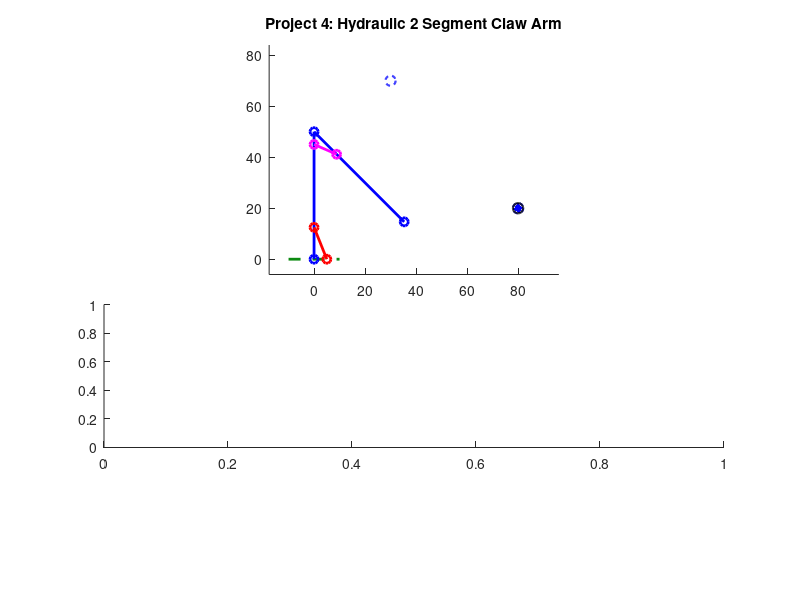

The MATLAB source for this figure: (Note: this script raises an error after producing the figure.)
function [] = mechanism_Beard_Hall(link1Lgth, link2Lgth, initX, initY, finalX, finalY, speed)

%% Function Description
%{
This function mechanism_Beard_Hall takes inputs 
______ and animates a
hydraulic robotic claw arm that can move an object.

linkLgth: the length of the 2 links
initX, initY: the initial x and y positions for the object to be moved
finalX, finalY: the position the object should be moved to.
speed: the animation speed, piston length change per second
%}

% to remove

%{
test cases that present odd behavior: 
mechanism_Beard_Hall(30, 40, 0, 10, 10, 40, 1)

%}




close all %closes any windows that are open still

% TODO remove before submission but these are placeholders so we can easily

if nargin < 4
        %linkLgth = 50;
        link1Lgth = 50;
        link2Lgth = 50;
        initX = 80;
        initY = 20;
        finalX = 30;
        finalY = 70;
        speed = 3;
    end

%TODO 
%{ 
TODO: add a paragraph explaining how to use the program, a 2 explaining 
how to use the program, along with any relevant background, such as how you
decided on any constant parameters (e.g. "we measured the link lengths from
this bench press on campus; see attached photo"). You may want some parameters
(e.g. some link lengths) to be input by the user, but you could provide default 
values. You get to decide.

Grades based off of:
- originality
- technical difficulty
- execution
- clarity of animation and how to use it
- good documentation

=======

%}

%=============================================================================
%% inputs and constraints

    % initX and initY, coordinates for the object to be moved from

    % finalX and finalY, coordinates for the object to be moved to

    % All coordinate inputs must fall within a semicircle with a radius of the arm's
    % maximum length, ie sum of hardcoded lengths for link 1 and link 2, and
    % both y coordinate inputs must be positive (might be a good idea to
    % have an offset equal to half the height of the movable object for
    % simple math)

%% plot elements:

    %{
    variable legend: 
    
    Given inputs: 
    initX, initY:   the initial x and y positions for the object to be moved
    finalX, finalY: the position the object should be moved to.
    speed:          the animation speed, rads/s of ___(whatever we consider the base link)____
   

    Defined within function:

    SCALAR  link1:  fixed length of link 1
    SCALAR  link2:  fixed length of link 2
    
    SCALAR  x0, y0: (fixed origin of link 1)
   
    ARRAY: x1, y1 (end of link 1, changing) 

    %}

% ground, both for the mechanism and maybe the lower limit of where the
% object can be moved to

% link 1, attached to ground

% link 2, attached to end of link 1, other end will be the bucket/claw/etc

% crank 1, input for link 1 angular position, slides along link 1 and is
% fixed to ground

% crank 2, input for link 2 angular position, slides along link 2 and is
% fixed to link 1

% movable object

% grabbing mechanism

% maybe some visual indicators of the initial and final positions (we could have pale dotted objects represent these positions and have the object itself in a brighter solid line colour)

%initialize fixed parameters
%link1Lgth = linkLgth;
%link1Lgth = 30;

%link2Lgth = 35;

%link1Lgth = linkLgth;
pst1Link1 = link1Lgth*0.25; %point where piston 1 attaches to link 1 mesaured from ground
pst1Grnd = link1Lgth*0.1; %point where piston 1 attaches to ground measured as distance from arm base/origin

%link2Lgth = linkLgth;
pst2Link2 = link2Lgth*0.25; %point where piston 2 attaches to link 2 measured along link 2 from elbow
pst2Link1 = link1Lgth*0.1; %point where piston 2 attaches to link 1 measured along link 1 from elbow

%% Compatibility checks
% PST2LINK1 WILL NEED TO BE SUBTRACTED FROM LINK 1 TO GET RIGHT LENGTH FOR THE PLOT

maxReach = link1Lgth + link2Lgth; %This length, as a diagonal, will be used to establish a square of acceptable coordinates?
minReach = abs(link2Lgth - link1Lgth);


if min([link1Lgth, link2Lgth]) < 0
        disp("Links must only have positive lengths")
        return
end

if (link2Lgth) > ((link1Lgth)*sqrt(2))
        disp("Increase the length of link 1 or decrease the length of link 2")
        return
end

if min([initX, initY, finalX, finalY]) < 0
        disp("Points must only have positive coordinates")
        return
end

if max([sqrt(initX^2 + initY^2) sqrt(finalX^2 + finalY^2)]) > maxReach %%split
    disp("points too far for grabbing range, please choose points closer to the origin, or adjust link lengths")
    return
end

if min([sqrt(initX^2 + initY^2) sqrt(finalX^2 + finalY^2)]) < minReach
    disp("Points out of grabbing range, please choose points further from the origin, or adjust link lengths.")
    %fprintf(min([sqrt(initX^2 + initY^2) sqrt(finalX^2 + finalY^2)]) ...)
    return
end



%% Arrays, hard coded default position assumes link 1 points straight up and link 2 is at 0 radians from + x axis
%% for the following 2 arrays, first index is the piston or link number, and the second index is the specific position
%% 1 = default position, 2 = initial position of object, 3 = final position


%% Angles needed for calculating piston lengths
linkAng = [pi/2, 0, 0; -pi/4, 0, 0];
%% Piston lengths associated with default, initial, and final positions
pstKeyFrames = [sqrt(pst1Grnd^2+pst1Link1^2-2*pst1Grnd*pst1Link1*cos(linkAng(1,1))),0,0; sqrt(pst2Link1^2+pst2Link2^2-2*pst2Link1*pst2Link2*cos(linkAng(2,1))),0,0];

%% Arrays to be filled with frame specific angle or length data based on 


%% interpolation between values contained in the arrays above
linkPlotAng = zeros(2,0); %link angles
pstPlotLgth = zeros(2,0); %piston lengths
pstPlotAng = zeros(2,0); %piston angles

% Arrays to be filled with coordinate data
% 1st row is x coords, 2nd row is y coords, column is frame
pst1End = zeros(2,0);
pst2Start = zeros(2,0);
pst2End = zeros(2,0);
link1End = zeros(2,0);
link2End = zeros(2,0);

%% position states and motion

%the origin (fixed side of link 1)
x0 = 0;
y0 = 0;

%link 1 initial coordinates
%x1(1) = x0; %TODO PLACEHOLDERS change to depend on angle
%y1(1) = y0 + link1Lgth;

%link 2 coordinates
%x2(1) = x1 + link2Lgth; %TODO PLACEHOLDERS change to depend on angle
%y2(1) = y1;

% initial, moving free end of link 2 from default position to init
% coordinates specified by user

% final, moving links 1 and 2 such that the arm moves smoothly between init
% and final coordinates in a way that is physically possible

% return to default position, go from final position back to default
% position

%% Calculating initial and final position data (CURRENTLY FOR 1ST QUADRANT ONLY)
%% initial position
    %Convert init coordinates to a position vector
    iPosLgth = hypot(initX, initY);
    iPosAng = atan2(initY, initX); %apparently Atan takes y first

    %Calculate link angles from triangle made with init position vector
    linkAng(1,2) = acos((link1Lgth^2 + iPosLgth^2 - link2Lgth^2)/(2*link1Lgth*iPosLgth)) + iPosAng;
    linkAng(2,2) = acos((link1Lgth^2 + link2Lgth^2 - iPosLgth^2)/(2*link1Lgth*link2Lgth));
    %Calculate piston lengths
    pstKeyFrames(1,2) = sqrt(pst1Grnd^2+pst1Link1^2-2*pst1Grnd*pst1Link1*cos(linkAng(1,2)));
    pstKeyFrames(2,2) = sqrt(pst2Link1^2+pst2Link2^2-2*pst2Link1*pst2Link2*cos(linkAng(2,2)));
    
    %superfluous but keeping around just in case
    %{
    %Get the angle of link 2 relative to the positive x axis for plotting
    lnk2PltAng(2) = (link1Ang(2) - 180) + link2Ang(2);
    %Calculate piston angles for plotting
    pst1PltAng(2) = asin((pst1Link1*sin(link1Ang(2)))/pst1KeyFrames(2));
    pst2PltAng(2) = (link1Ang(2) - asin((pst2Link2*sin(link2Ang(2)))/pst2KeyFrames(2))); %relative to positive x axis
    %}
    

%% final position
    %Convert init coordinates to a position vector
    fPosLgth = hypot(finalX, finalY);
    fPosAng = atan2(finalY, finalX);

    %Calculate link angles from triangle made with init position vector
    linkAng(1,3) = acos((link1Lgth^2 + fPosLgth^2 - link2Lgth^2)/(2*link1Lgth*fPosLgth)) + fPosAng;
    linkAng(2,3) = acos((link1Lgth^2 + link2Lgth^2 - fPosLgth^2)/(2*link1Lgth*link2Lgth));

    %Calculate piston lengths
    pstKeyFrames(1,3) = sqrt(pst1Grnd^2+pst1Link1^2-2*pst1Grnd*pst1Link1*cos(linkAng(1,3)));
    pstKeyFrames(2,3) = sqrt(pst2Link1^2+pst2Link2^2-2*pst2Link1*pst2Link2*cos(linkAng(2,3)));
    
    %superfluous but want to keep around just in case
    %{
    %Get the angle of link 2 relative to the positive x axis for plotting
    link2PltAng(3) = (link1Ang(3) - 180) + link2Ang(3);
    %Calculate piston angles for plotting
    pst1PltAng(3) = asin((pst1Link1*sin(link1Ang(3)))/pst1KeyFrames(3));
    pst2PltAng(3) = (link1Ang(3) - asin((pst2Link2*sin(link2Ang(3)))/pst2KeyFrames(2))); %relative to positive x axis
    %}
   
%% Creating frames for animation
    fps = 60; %frames per second [frames/second]
    pstFrameStep = speed/60; %piston length change per frame    



    %% defualt to initial

    %initialize the first frame for this motion
    pstPlotLgth(1,1) = pstKeyFrames(1,1);
    pstPlotLgth(2,1) = pstKeyFrames(2,1);

    %Calculate total required frames based on which piston needs more steps
    %to get into the new position
    diTotal = ceil(max(abs((pstKeyFrames(1,2) - pstKeyFrames(1,1))/pstFrameStep), abs((pstKeyFrames(2,2) - pstKeyFrames(2,1))/pstFrameStep)));
  
    %once for each piston
    for i = 1:2 
        %for tracking when pistons are done moving to the new position
        pstDone = false;
        %for determining whether to increase or decrease a piston
        if pstKeyFrames(i,1) < pstKeyFrames(i,2) %Increase the value if initial is greater than default position
            sign = 1;
        elseif pstKeyFrames(i,1) > pstKeyFrames(i,2) %decrease the value if initial is less than default position
            sign = -1;
        else
            sign = 0;
        end
        %for each frame in the current motion
        for j = 2:diTotal
            %If the current piston isn't in its final position
            if pstDone == false
                %change the position by the step size in the determined
                %direction
                pstPlotLgth(i,j) = pstPlotLgth(i,(j-1)) + pstFrameStep*sign;
            else
                %set the current frame to the same position as the last
                %frame
                pstPlotLgth(i,j) = pstPlotLgth(i,j-1);
            end
            %if current frame's position is within a step size of the
            %initial position
            if abs(pstPlotLgth(i,j) - pstKeyFrames(i,2)) < pstFrameStep %%this may have to do with the visual jumps

                %Stop moving this piston during this motion
                pstDone = true;
            end
        end
    end

    %% initial to final
    
    %Calculate total required frames based on which piston needs more steps
    %to get into the new position
    ifTotal = ceil(max(abs((pstKeyFrames(1,3) - pstKeyFrames(1,2))/pstFrameStep), abs((pstKeyFrames(2,3) - pstKeyFrames(2,2))/pstFrameStep)));

    %once for each piston
    for i = 1:2 
        %for tracking when pistons are done moving to the new position
        pstDone = false;
        %for determining whether to increase or decrease a piston
        if pstKeyFrames(i,2) < pstKeyFrames(i,3) %Increase the value if final is greater than initial position
            sign = 1;
        elseif pstKeyFrames(i,2) > pstKeyFrames(i,3) %decrease the value if final is less than initial position
            sign = -1;
        else
            sign = 0;
        end
        %for each frame in the current motion
        for j = (diTotal + 1):(diTotal + ifTotal)
            %If the current piston isn't in its final position
            if pstDone == false
                %change the position by the step size in the determined
                %direction
                pstPlotLgth(i,j) = pstPlotLgth(i,(j-1)) + pstFrameStep*sign;
            else
                %set the current frame to the same position as the last
                %frame
                pstPlotLgth(i,j) = pstPlotLgth(i,j-1);
            end
            %if current frame's position is within a step size of the
            %initial position
            if abs(pstPlotLgth(i,j) - pstKeyFrames(i,3)) < pstFrameStep
                %Stop moving this piston during this motion
                pstDone = true;
            end
        end
    end

    %% final back to default

    %Calculate total required frames based on which piston needs more steps
    %to get into the new position
    fdTotal = ceil(max(abs((pstKeyFrames(1,1) - pstKeyFrames(1,3))/pstFrameStep), abs((pstKeyFrames(2,1) - pstKeyFrames(2,3))/pstFrameStep)));
 
    %once for each piston
    for i = 1:2 
        %for tracking when pistons are done moving to the new position
        pstDone = false;
        %for determining whether to increase or decrease a piston
        if pstKeyFrames(i,3) < pstKeyFrames(i,1) %Increase the value if default is greater than final position
            sign = 1;
        elseif pstKeyFrames(i,3) > pstKeyFrames(i,1) %decrease the value if default is less than final position
            sign = -1;
        else
            sign = 0;
        end
        %for each frame in the current motion
        for j = (diTotal + ifTotal + 1):(diTotal + ifTotal + fdTotal)
            %If the current piston isn't in its final position
            if pstDone == false
                %change the position by the step size in the determined
                %direction
                pstPlotLgth(i,j) = pstPlotLgth(i,(j-1)) + pstFrameStep*sign;
            else
                %set the current frame to the same position as the last
                %frame
                pstPlotLgth(i,j) = pstPlotLgth(i,j-1);
            end
            %if current frame's position is within a step size of the
            %initial position
            if abs(pstPlotLgth(i,j) - pstKeyFrames(i,1)) < pstFrameStep
                %Stop moving this piston during this motion
                pstDone = true;
            end
        end
    end
    
    %Calculate angles of all plot elements relative to positive x axis for each
    %frame based on piston lengths
    for i = 1:length(pstPlotLgth)
        pstPlotAng(1,i) = pi - acos((pstPlotLgth(1,i)^2+pst1Grnd^2-pst1Link1^2)/(2*pstPlotLgth(1,i)*pst1Grnd));
        linkPlotAng(1,i) = acos((pst1Link1^2+pst1Grnd^2-pstPlotLgth(1,i)^2)/(2*pst1Link1*pst1Grnd));
        pstPlotAng(2,i) = linkPlotAng(1,i) - acos((pst2Link1^2+pstPlotLgth(2,i)^2-pst2Link2^2)/(2*pst2Link1*pstPlotLgth(2,i)));
        linkPlotAng(2,i) = (linkPlotAng(1,i) - pi) + acos((pst2Link1^2+pst2Link2^2-pstPlotLgth(2,i)^2)/(2*pst2Link1*pst2Link2));
    end

    %calculate per frame plot element coordinates
    for i = 1:length(pstPlotLgth)

        %coordinates of the end of link 1
        link1End(1,i) = link1Lgth*cos(linkPlotAng(1,i));
        link1End(2,i) = link1Lgth*sin(linkPlotAng(1,i));
        
        %coordinates of the end of link 2
        link2End(1,i) = link1Lgth*cos(linkPlotAng(1,i)) + link2Lgth*cos(linkPlotAng(2,i));
        link2End(2,i) = link1Lgth*sin(linkPlotAng(1,i)) + link2Lgth*sin(linkPlotAng(2,i));
        
        
        %coordinates of the end of piston 1, start is fixed at (pst1Grnd, 0)
        pst1End(1,i) = pstPlotLgth(1,i)*cos(pstPlotAng(1,i)) + pst1Grnd;
        pst1End(2,i) = pstPlotLgth(1,i)*sin(pstPlotAng(1,i));
        
        %coordinates of the start of piston 2 along link 1
        pst2Start(1,i) = (link1Lgth - pst2Link1)*cos(linkPlotAng(1,i));
        pst2Start(2,i) = (link1Lgth - pst2Link1)*sin(linkPlotAng(1,i));
        
        %coordinates of the end of piston 2 along link 2
        pst2End(1,i) = (link1Lgth - pst2Link1)*cos(linkPlotAng(1,i)) + pstPlotLgth(2,i)*cos(pstPlotAng(2,i));
        pst2End(2,i) = (link1Lgth - pst2Link1)*sin(linkPlotAng(1,i)) + pstPlotLgth(2,i)*sin(pstPlotAng(2,i));
    end
%% using the calculated values for the obj position array

    %% movable object initialisation
    
    
    %moveable object parameters:
    radius = 2; 
    
    %grabbing num of frames
    num_frames = length(pstPlotLgth);


    %initialising positions for ball
    objX = zeros(1, num_frames);
    objY = zeros(1, num_frames);

    %object stays at initial position till picked up
    objX(1:diTotal) = initX;
    objY(1:diTotal) = initY;

    
    %object follows link 2 end coordinates from initial to final
    carry_frames = (diTotal + 1):(diTotal + ifTotal); %frame indices for following link 2
    objX(carry_frames) = link2End(1, carry_frames);
    objY(carry_frames) = link2End(2, carry_frames);

    %obj stays at final position 
    drop_frames = (diTotal + ifTotal):num_frames; %frame indices for final position
    objX(drop_frames) = objX(diTotal + ifTotal);
    objY(drop_frames) = objY(diTotal + ifTotal);
    

    %position matrix for rectangle object acting as ball
    obj_pos = [objX - radius; objY - radius; repmat(2*radius, 1, num_frames); repmat(2*radius, 1, num_frames)];


    %% Possible constraints
%{
    1. Position of ends of link 1 and link 2 must always be in the first 2
    quadrants relative to the origin where link 1 attached to the ground
    2. Input angle for crank 1 must be between 0 and pi rads, while crank 2
    can rotate between 0 and 2 pi rads (one-way or both ways)
    3. Links will only move one at a time
%}


    %{
since link length is fixed, 
    %}


    %% graphing

%array for holding 

span1 = hypot(pst1End(1, :) - pst1Grnd, pst1End(2, :));
span2 = hypot(pst2End(1, :) - pst2Start(1, :), pst2End(2, :) - pst2Start(2, :));

deltaTime =  (1:size(pstPlotLgth, 2)) ./ fps; %time in seconds
    

%plot piston length over time
% pst1End(1,i) is x values 
%pst1End(1, i) is y values

%hypot( , initY);
% hyp pst1End(1,i)-% pst1End(1,i) is x values




% piston 2: 


%plot x and y of object trajectory





%% Animations
% TODO: move code below this up only when variables are needed further up

%% Creating Figure

    clf %clears figure if this function is run multiple times in a row

    figure('Position', [100, 100, 1200, 1000]) %makes the empty figure for the animation
    set(gcf, 'Color', '#D3E2E8'); %makes the background blue


ax1 = subplot(6, 1, [1 3]); %adds the plot, maybe leaving space for a text box at (2 1 2) that can explain ?
hold on %allows everything here to be added to same figure

title('Project 4: Hydraulic 2 Segment Claw Arm');

% Setting reasonable axes
   axis equal % sets axes to equal
        
        % finds appropriate window bounds
        xmin = 1.2 * min([-5 min([x0, pst1Grnd, initX, finalX, link1End(1,:), link2End(1,:), pst1End(1,:), pst2Start(1,:), pst2End(1,:), objX])]);  %uses all x vals    % 120% safety margin on leftmost position of the crank
        xmax = 1.2 * max([x0, pst1Grnd, initX, finalX, link1End(1,:), link2End(1,:), pst1End(1,:), pst2Start(1,:), pst2End(1,:), objX]);     % 120% safety margin on extended position of crank, to be changed
        ymin = 1.2 * min([-5, min([y0, initY, finalY, link1End(2,:), link2End(2,:), pst1End(2,:), pst2Start(2,:), pst2End(2,:), objY])]);               % takes smallest of (lowest crank position or offset), subtracts half r3 for margin
        ymax = 1.2 * max([y0, initY, finalY, link1End(2,:), link2End(2,:), pst1End(2,:), pst2Start(2,:), pst2End(2,:), objY]);               % same as ymin but in positive direction

        
        %link2End(2,:), pst1End(2,:), pst2Start(2,:), pst2End(2,:), objY
        %%one of these causes mixed numbers at certain values
      

        %axis([xmin, xmax, ymin, ymax])
        xlim([xmin, xmax]);
        ylim([ymin, ymax]);

    % Initial frame
    
        %plot object handles

             % initial and final object positions: (should not move)
             init_object = rectangle('Position', [initX - radius, initY - radius, 2*radius, 2*radius],...
                 'Curvature', [1 1], 'FaceColor', 'w', 'EdgeColor', 'b', 'LineWidth', 1.5, 'LineStyle', '--');

             final_object = rectangle('Position', [finalX - radius, finalY - radius, 2*radius, 2*radius],...
                 'Curvature', [1 1], 'FaceColor', 'w', 'EdgeColor', 'b', 'LineWidth', 1.5, 'LineStyle', '--');

            ground = line([(x0-10) (x0+10)],[0 0],'linewidth', 2,'color','#0C8A11', 'LineStyle', '--'); %plot object for ground, does not need updating per frame

            %plot object handles for animating
            links = plot([x0 link1End(1,1) link2End(1,1)],[y0 link1End(2,1) link2End(2,1)],'-o','linewidth',2, 'Color', 'b'); %plot obejct for rocker arm, spans from p0-p3
            
            piston1 = plot([pst1Grnd pst1End(1,1)],[0 pst1End(2,1)],'-o','linewidth',2, 'Color', 'r'); %plots piston connected to ground

            piston2 = plot([pst2Start(1,1) pst2End(1,1)],[pst2Start(2,1) pst2End(2,1)],'-o','linewidth',2, 'Color', 'm'); %plots piston at link elbow
            
            % moveable object
            m_object = rectangle('Position', obj_pos(:, 1),...
                 'Curvature', [1 1], 'FaceColor', 'b', 'EdgeColor', 'k', 'LineWidth', 1.5);

 ax2 = subplot(6, 1, [4 5]); %graph space

    hold on;
    yyaxis left %adds left axis stuff and plots relative to that
    
        xlabel('Time (s)');
        ylabel('Piston 1 length');
        grid on
        
        ylim([0, 1.2 * max([span1, span2])]); %sets y limits to 1.2 times extreme vals
        
        %rad_lims = ylim;
    
        title('Graph 1');

     span1plot = plot(deltaTime, span1, 'linewidth', 2, 'Color', 'r');  %draws the graph
     span2plot = plot(deltaTime, span2, 'linewidth', 2, 'Color', 'm');  %draws the graph
     
     plot1mark = plot(deltaTime(1), span1(1), 'bo', 'MarkerFaceColor', 'r'); %adds a marker to the time graph for current angle at current time
     plot2mark = plot(deltaTime(1), span2(1), 'bo', 'MarkerFaceColor', 'm'); %adds a marker to the time graph for current angle at current time
    
        
     %yyaxis right
     %ylabel('Angle (deg)');
     %ylim(rad2deg(rad_lims));
    
    hold off;
    
    pause(1)   



 ax3 = subplot(6, 1, 6); %text box

 hold on;

     obj_x = plot(deltaTime, objX, 'linewidth', 2, 'Color', 'k');  %draws the graph

     obj_y = plot(deltaTime, objY, 'linewidth', 2, 'Color', 'g');  %draws the graph


        str = {'Inspired by toy robotics kits, this project animates ',... ...
            'a hydraulic arm that can grab and move a ball from ',...
            'an initial position to a final position. The',...
            ['red links are the hydraulic pistons, and the ' ...
            'blue links are the arms'],...
            };
        
        text(0.5, 0.5, str, ...
            'HorizontalAlignment', 'center', ...
            'VerticalAlignment', 'middle', ...
            'FontSize', 12);
                    
hold off


%% Frame updates for both plots

    timestep = 1/fps; % fps inverted gives seconds per frame
    for i = 2:length(pstPlotLgth)
        pause(timestep) %shows previous frame for timestep length
                
        %sets objects to next position
        %set(link4,'XData',[x0 x3(n)],'YData',[y0 y3(n)]);   %error in cases
        set(links,'XData',[x0 link1End(1,i) link2End(1,i)],'YData',[y0 link1End(2,i) link2End(2,i)]);
        set(piston1,'XData',[pst1Grnd pst1End(1,i)],'YData',[0 pst1End(2,i)]);
        set(piston2,'XData',[pst2Start(1,i) pst2End(1,i)],'YData',[pst2Start(2,i) pst2End(2,i)]);

        set(m_object, 'Position', obj_pos(:, i));

        %graphs 
        set(plot1mark, 'XData', deltaTime(i), 'YData', span1(i));
        set(plot2mark, 'XData', deltaTime(i), 'YData', span2(i));

    end %update end

end %function end
